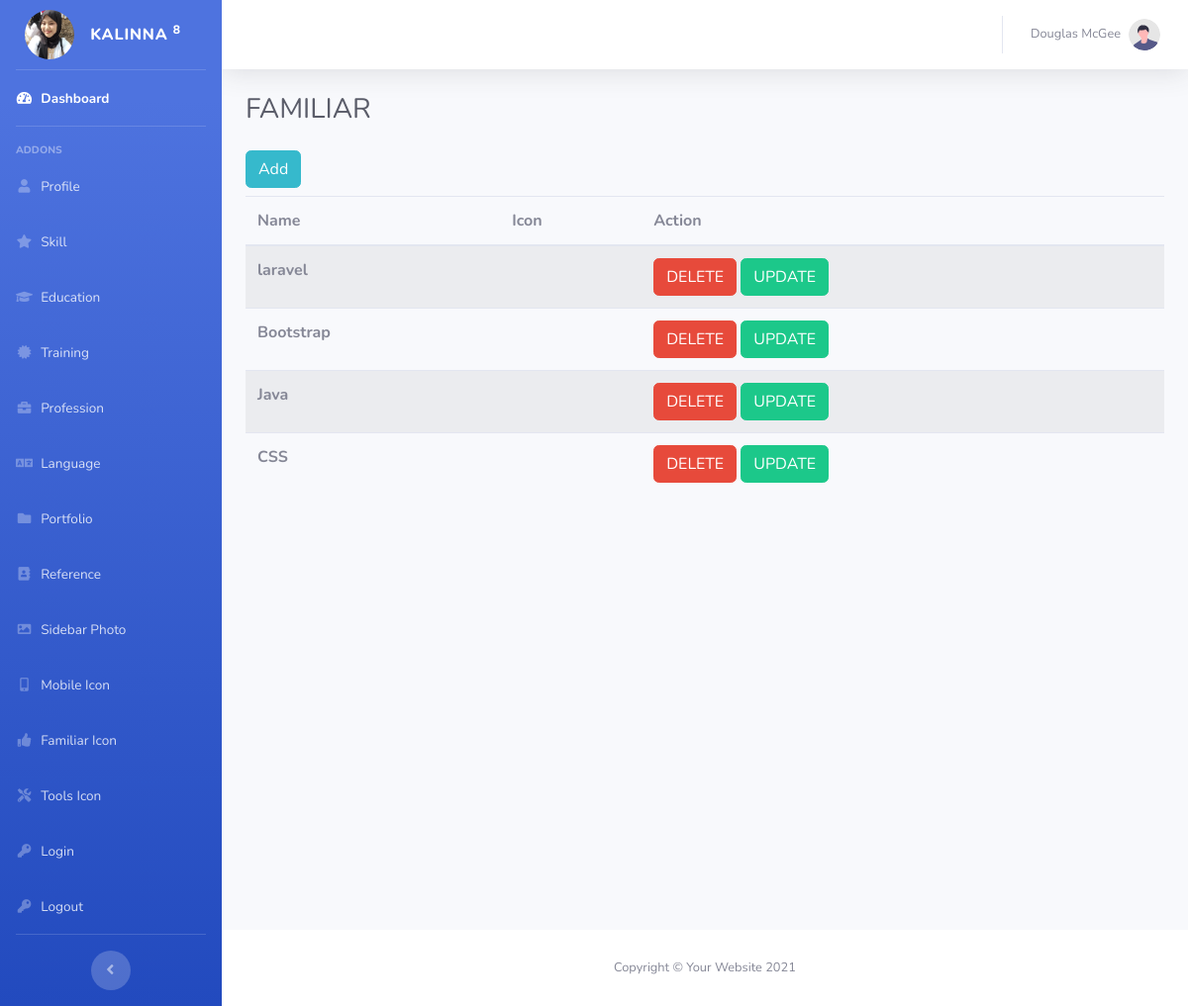
/back-end-sb-admin/startbootstrap-sb-admin-2-gh-pages/tabel_familiar.php (signed in), run on the app's committed database.
### tables this page shows
CREATE TABLE `familiar` (
  `id_familiar` int(11) NOT NULL,
  `nama` varchar(256) NOT NULL,
  `icon` varchar(256) NOT NULL
);

### back-end-sb-admin/startbootstrap-sb-admin-2-gh-pages/tabel_familiar.php (the view, shortened to what this page needs)
<?php
include "connection.php";
$select_familiar = mysqli_query($koneksi, "SELECT * FROM familiar ORDER BY id_familiar DESC");
?>
<?php include "header.php" ?>
<body id="page-top">
    <div id="wrapper">
        <?php include "sidebar.php" ?>
        <div id="content-wrapper" class="d-flex flex-column">
            <div id="content">
                <?php include "topbar.php" ?>
                <div class="container-fluid">
                    <div class="d-sm-flex align-items-center justify-content-between mb-4">
                        <h1 class="h3 mb-0 text-gray-800">FAMILIAR</h1>
                    </div>
                     <a href="form_familiar.php" class="btn btn-info mb-2">Add</a>
                    <table class="table table-striped">
                        <thead>
                            <tr>
                                <th scope="col">Name</th>
                                <th scope="col">Icon</th>
                                <th scope="col">Action</th>
                            </tr>
                        </thead>
                        <tbody>
                            <?php
                            while ($tampil = mysqli_fetch_object($select_familiar)):
                                ?>
                                <tr>
                                <th scope="row"><?php echo $tampil->nama; ?></th>
                                <td>
                            </td>
                            <td>
                                <a href="delete_familiar.php?id_familiar=<?php echo $tampil->id_familiar;?>"
                                class="btn btn-danger" onclick="return confirm ('Confirm to delete?')">DELETE</a>
                                <a href="update_form_familiar.php?id_familiar=<?php echo $tampil->id_familiar;?>"
                                class="btn btn-success">UPDATE</a>
                            </td>
                            </tr>
                            <?php endwhile ?>
                            </tbody>
                            </table>
            </div>
        </div>
            <?php include "footer.php" ?>
        </div>
    </div>
    <?php include "bottom.php" ?>

### data on the page
familiar: nama "laravel"
familiar: nama "Bootstrap"
familiar: nama "Java"
familiar: nama "CSS"
